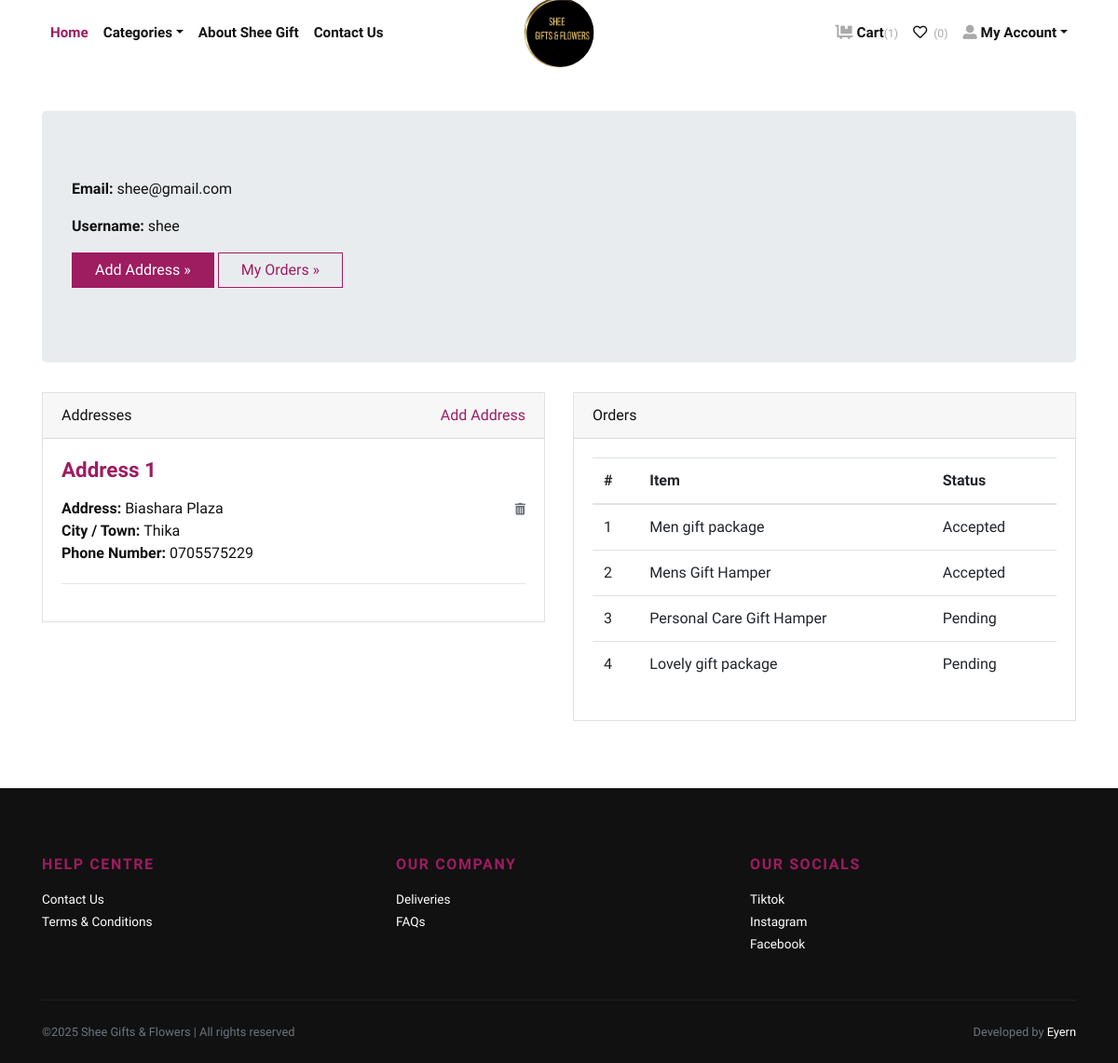
Page /accounts/profile/ (signed in) on the committed database.
### store/models.py (models this page shows, shortened)
class Address(models.Model):
    user = models.ForeignKey(User, verbose_name="User", on_delete=models.CASCADE)
    locality = models.CharField(max_length=150, verbose_name="Nearest Location")
    city = models.CharField(max_length=150, verbose_name="City / Town")
    state = models.CharField(max_length=150, verbose_name="Phone Number")

class Order(models.Model):
    user = models.ForeignKey(User, verbose_name="User", on_delete=models.CASCADE)
    address = models.ForeignKey(Address, verbose_name="Shipping Address", on_delete=models.CASCADE)
    product = models.ForeignKey(Product, verbose_name="Product", on_delete=models.CASCADE)
    quantity = models.PositiveIntegerField(verbose_name="Quantity")
    ordered_date = models.DateTimeField(auto_now_add=True, verbose_name="Ordered Date")
    status = models.CharField(
        choices=STATUS_CHOICES,
        max_length=50,
        default="Pending"
        )

class Product(models.Model):
    title = models.CharField(max_length=150, verbose_name="Product Title")
    slug = models.SlugField(max_length=160, verbose_name="Product Slug")
    sku = models.CharField(max_length=255, unique=True, verbose_name="Unique Product ID (SKU)")
    short_description = models.TextField(verbose_name="Short Description")
    detail_description = models.TextField(blank=True, null=True, verbose_name="Detail Description")
    product_image = models.ImageField(upload_to='product', blank=True, null=True, verbose_name="Product Image")
    price = models.DecimalField(max_digits=8, decimal_places=2)
    category = models.ForeignKey(Category, verbose_name="Product Categoy", on_delete=models.CASCADE)
    is_active = models.BooleanField(verbose_name="Is Active?")
    is_featured = models.BooleanField(verbose_name="Is Featured?")
    created_at = models.DateTimeField(auto_now_add=True, verbose_name="Created Date")
    updated_at = models.DateTimeField(auto_now=True, verbose_name="Updated Date")
    class Meta:
        verbose_name_plural = 'Products'
        ordering = ('-created_at', )

### store/views.py (the view)
# urls.py: path('accounts/profile/', views.profile, name="profile"),
@login_required
def profile(request):
    addresses = Address.objects.filter(user=request.user)
    orders = Order.objects.filter(user=request.user)
    return render(request, 'account/profile.html', {'addresses':addresses, 'orders':orders})

### store/context_preprocessors.py (called while the page is built)
def store_menu(request):
    categories = Category.objects.filter(is_active=True)
    context = {
        'categories_menu': categories,
    }
    return context

def cart_menu(request):
    if request.user.is_authenticated:
        cart_items= Cart.objects.filter(user=request.user)
        context = {
            'cart_items': cart_items,
        }
    else:
        context = {}
    return context

### templates/account/profile.html (shortened to what this page needs)
{% extends 'base.html' %}
{% load static %}
    {% block content %}
      <div class="container py-5">
        <div class="jumbotron">
          <p><strong>Email:</strong> {{request.user.email}}</p>
          <p><strong>Username:</strong> {{request.user.username}}</p>
          <p><a class="btn btn-primary btn-large" href="{% url 'store:add-address' %}">Add Address »</a> <a class="btn btn-outline-primary btn-large" href="#">My Orders »</a></p>
        </div>
        <div class="row">
          <div class="col-lg-6">
            <div class="card mb-4" id="headings">
              <div class="card-header">Addresses <span class="float-right"><a href="{% url 'store:add-address' %}">Add Address</a></span></div>
              <div class="card-body">
                {% if addresses %}
                    {% for address in addresses %}
                        <h4 class="mb-3">Address {{forloop.counter}}</h4>
                        <span class="float-right"><a href="{% url 'store:remove-address' address.id %}"><i class="fas fa-trash-alt small text-muted"></i></a></span>
                        <p>
                            <strong>Address: </strong>{{address.locality}} <br>
                            <strong>City / Town: </strong>{{address.city}} <br>
                            <strong>Phone Number: </strong>{{address.state}} <br>
                        </p>
                        <hr>
                    {% endfor %}
                {% else %}
                <div class="text-danger">
                  Address not Added.
                </div>
                {% endif %}
              </div>
            </div>
          </div>
          <div class="col-lg-6">
            <div class="card mb-4" id="tables">
              <div class="card-header">Orders</div>
              <div class="card-body">
                <table class="table table-hover">
                  <thead>
                    <tr>
                      <th>#</th>
                      <th>Item</th>
                      <th>Status</th>
                    </tr>
                  </thead>
                  <tbody>
                    {% if orders %}
                      {% for order in orders %}
                        <tr>
                          <td>{{forloop.counter}}</td>
                          <td>{{order.product.title}}</td>
                          <td>
                            {{order.status}}
                          </td>
                        </tr>
                      {% endfor %}
                    {% else %}
                    <tr>
                      <td class="text-danger" colspan="3">You've not Ordered anything yet.</td>
                    </tr>
                    {% endif %}
                  </tbody>
                </table>
              </div>
            </div>
          </div>
        </div>
      </div>
{% endblock content %}

### static/css/style.default.css (style rules this page uses)
strong { font-weight: 700; }
.btn { font-weight: 400; border: 1px solid transparent; font-family: inherit; padding: 0.375rem 1.5rem; font-size: 1rem; line-height: 1.5; border-radius: 0; transition: color 0.15s ease-in-out, background-color 0.15s ease-in-out, border-color 0.15s ease-in-out, box-shadow 0.15s ease-in-out; }
.btn-primary { color: #fff; background-color: #9E1C60; border-color: #9E1C60; }
.btn-outline-primary { color: #9E1C60; background-color: transparent; background-image: none; border-color: #9E1C60; }
body { font-family: "Libre Franklin", sans-serif; font-size: 1rem; font-weight: 400; line-height: 1.5; color: #111111; background-color: #fff; }
a { color: #9E1C60; text-decoration: none; }
h1, h2, h3, h4, h5, h6, .h1, .h2, .h3, .h4, .h5, .h6 { margin-bottom: 0.5rem; font-family: inherit; font-weight: 900; line-height: 1.2; color: #9E1C60; }
h4, .h4 { font-size: 1.4rem; }
hr { border-top: 1px solid rgba(17, 17, 17, 0.1); }
small, .small { font-size: 80%; font-weight: 400; }
.card { background-color: #fff; border: 1px solid rgba(17, 17, 17, 0.125); border-radius: 0; }
.card-body { padding: 1.25rem; }
.card-header { padding: 0.75rem 1.25rem; background-color: rgba(17, 17, 17, 0.03); border-bottom: 1px solid rgba(17, 17, 17, 0.125); }
.card-header:first-child { border-radius: calc(0 - 1px) calc(0 - 1px) 0 0; }
hr { margin: 20px 0px; }

### rows in the picture
Address: locality "Biashara Plaza", city "Thika", state "0705575229"
Order: product "Men gift package", status "Accepted"
Order: product "Mens Gift Hamper", status "Accepted"
Order: product "Personal Care Gift Hamper", status "Pending"
Order: product "Lovely gift package", status "Pending"

### other values in the picture
{{ cart_items.count }} "1"
{{ request.user.email }} "shee@gmail.com"
{{ request.user.username }} "shee"
